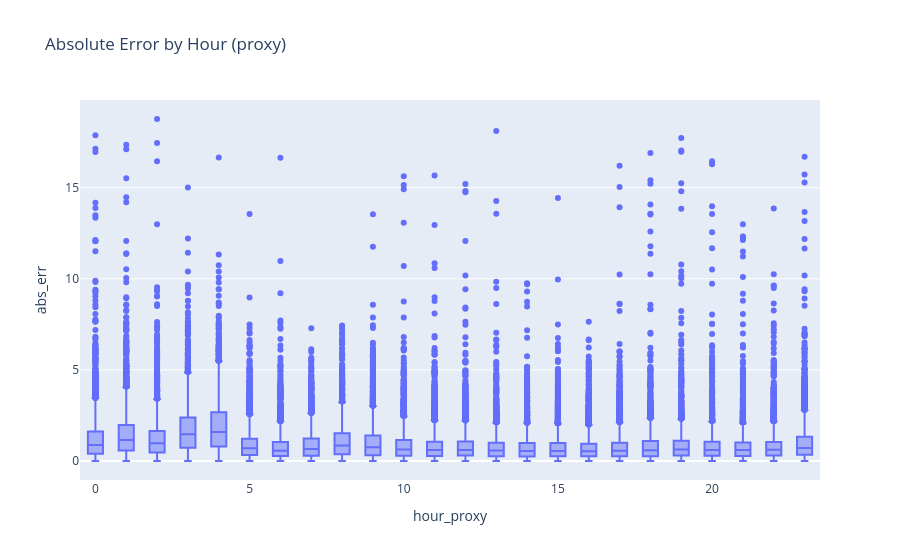

Notebook code for this chart:
### Code cell
# Error by pseudo-hour (idx mod 24)
bt_df['hour_proxy'] = bt_df.idx % 24
fig_hour = px.box(bt_df, x='hour_proxy', y='abs_err', title='Absolute Error by Hour (proxy)')
fig_hour.show()

### Figure 1 — Plotly figure (JSON) as saved in the notebook; plotly's stock layout.template omitted (floating-point values rounded to 4 significant figures; data arrays with more than 128 entries replaced by an {"elided": "..."} marker saying what was removed)
{"data": [{"alignmentgroup": "True", "hovertemplate": "hour_proxy=%{x}<br>abs_err=%{y}<extra></extra>", "legendgroup": "", "marker": {"color": "#636efa"}, "name": "", "notched": false, "offsetgroup": "", "orientation": "v", "showlegend": false, "type": "box", "x": {"elided": "70228 int values"}, "x0": " ", "xaxis": "x", "y": {"elided": "70228 float values"}, "y0": " ", "yaxis": "y"}], "layout": {"boxmode": "group", "legend": {"tracegroupgap": 0}, "title": {"text": "Absolute Error by Hour (proxy)"}, "xaxis": {"anchor": "y", "domain": [0, 1], "title": {"text": "hour_proxy"}}, "yaxis": {"anchor": "x", "domain": [0, 1], "title": {"text": "abs_err"}}}}
